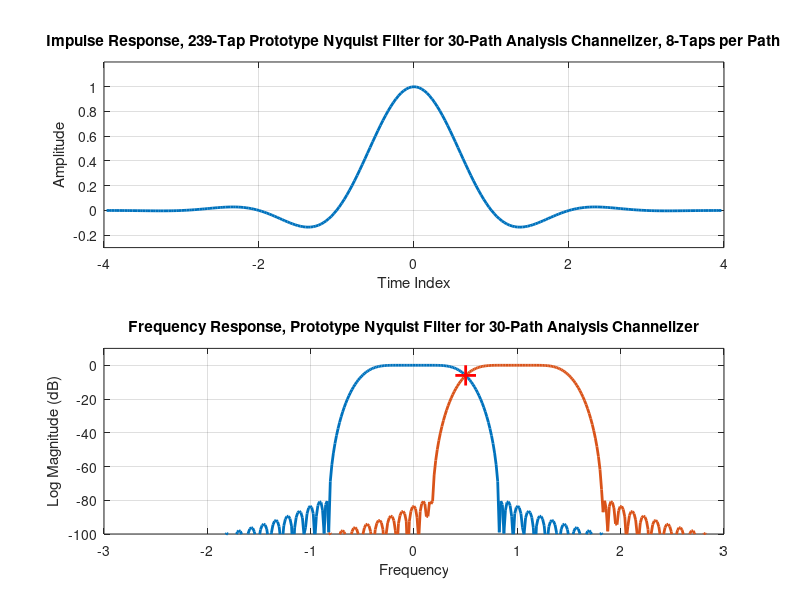
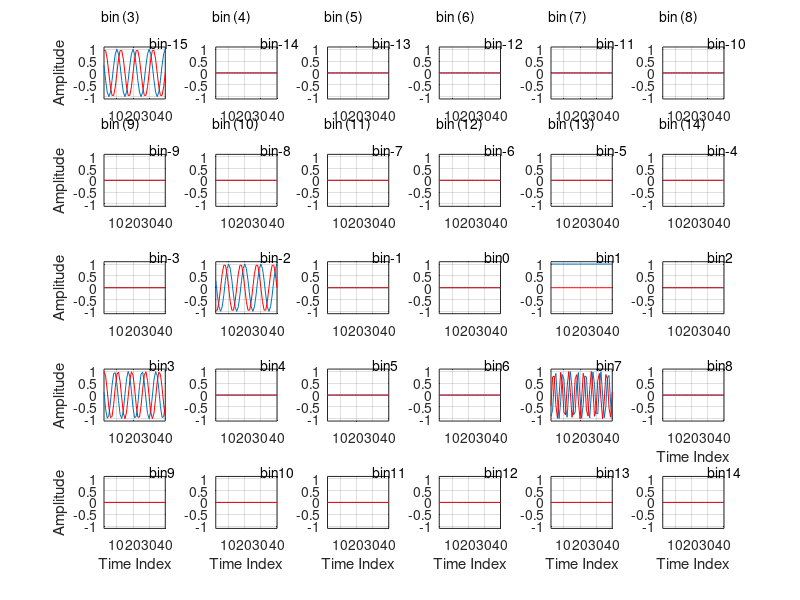
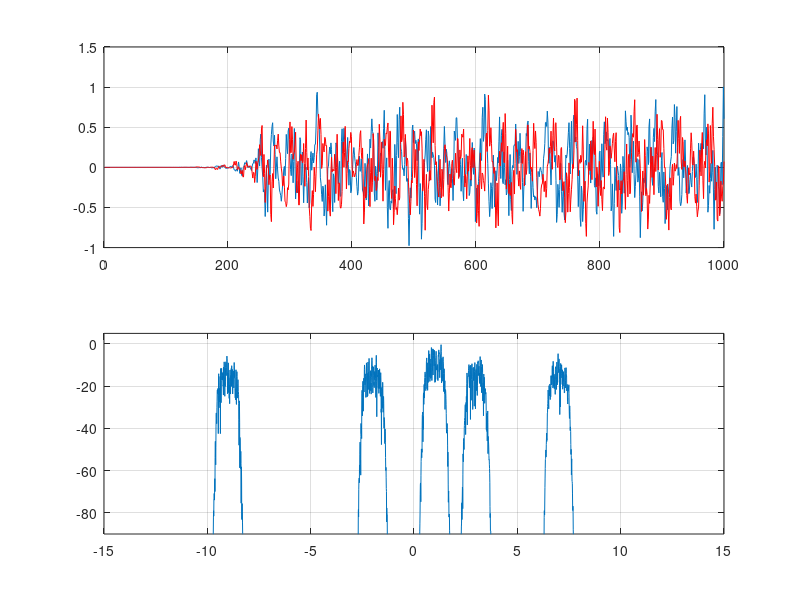

Write the MATLAB code that produced these figures, in order.
% channelizer demo 2

% 30 channel synthesis channelizer 1-to-30 up sample

h=sinc(-(4-1/30):1/30:(4-1/30)).*kaiser(239,8)';
hx=h.*exp(j*2*pi*(-119:119)*1/30);
figure(11)
subplot(2,1,1)
plot(-(4-1/30):1/30:(4-1/30),h,'linewidth',2)
grid on
axis([-4 4 -0.3 1.2])
title('Impulse Response, 239-Tap Prototype Nyquist Filter for 30-Path Analysis Channelizer, 8-Taps per Path')
xlabel('Time Index')
ylabel('Amplitude')

subplot(2,1,2)
plot((-0.5:1/2000:0.5-1/2000)*30,fftshift(20*log10(abs(fft(h/sum(h),2000)))),'linewidth',2)
hold on
plot((-0.5:1/2000:0.5-1/2000)*30,fftshift(20*log10(abs(fft(hx/sum(h),2000)))),'linewidth',2)
plot([+0.4 +0.6],[-1 -1]*6.02,'r','linewidth',2)
plot([0.5 0.5],[-12 -0],'r','linewidth',2)
hold off
grid on
axis([-3 3 -100 10])
title('Frequency Response, Prototype Nyquist Filter for 30-Path Analysis Channelizer')
xlabel('Frequency')
ylabel('Log Magnitude (dB)')




h2=reshape([h 0],30,8);
reg2=zeros(30,8);

m=1;  % input index offset
s=1;  % output index

v1=zeros(1,30)';
v2=zeros(1,30)';
v3=zeros(1,30)';
v4=zeros(30,600);

v4(1,:)=exp(+j*2*pi*(0:599)*0.1);
v4(14,:)=exp(-j*2*pi*(0:599)*0.1);
v4(17,:)=exp(+j*2*pi*(0:599)*0.0);
v4(19,:)=exp(+j*2*pi*(0:599)*0.117);
v4(23,:)=exp(-j*2*pi*(0:599)*0.213);



for n=1:length(v4)
    v3=v4(:,n);
    v2=30*ifft(fftshift(v3));
    reg2=[v2 reg2(:,1:7)];
    
    for k=1:30
        v1(k)=reg2(k,:)*h2(k,:)';
    end
    x2(m:m+29)=v1.';    
    m=m+30;
end

figure(12)
for k=1:30
    subplot(5,6,k)
    plot(0:40,real(v4(k,1:41)))
    hold on
    plot(0:40,imag(v4(k,1:41)),'r')
    hold off
    grid on
    axis([2 40 -1.1 1.1])
     if rem(k,6)==1
        ylabel('Amplitude')
    end
    if k>23
        xlabel('Time Index')
    end
    text(0.25,16,['bin (',num2str(k-16),')'])
    text(30,1.3,['bin',num2str(k-16)])
end

figure(13)
ww=kaiser(500,8)';
ww=10*ww/sum(ww);
w2=kaiser(5000,10)';
w2=w2/sum(w2);
subplot(6,1,1)
plot((-0.5:1/5000:0.5-1/5000)*30,fftshift(20*log10(abs(fft(x2(1:5000).*w2)))))
hold on
for k=1:30
    plot([-0.82 -0.5 -0.18 0.18 0.5 0.82]+(-16+k),[-80 -6 0 0 -6 -80],'--r','linewidth',2)
end
 plot([-0.82 -0.5 -0.18 0.18 0.5 0.82]+15,[-80 -6 0 0 -6 -80],'--r','linewidth',2)
hold off
grid on
axis([-15 15 -90 10]);
title('Input Spectrum')
xlabel('Frequency')
ylabel('Log Mag (dB)')

for k=1:30
    subplot(6,6,k+6)
    plot((-0.5:1/500:0.5-1/500)*2,fftshift(20*log10(abs(fft(v4(k,1:500).*ww)))))
    grid on
    axis([-1 1 -90 10])
    if rem(k,6)==1
        ylabel('Log Mag (dB)')
    end
    if k>23
        xlabel('Frequency')
    end
    text(0.25,16,['bin (',num2str(k-16),')'])
end

%%%%%%%%%%%%%%%%%%%%%%%%%%%%%%%%%%%%%%%%%%%%%%%

%%%%%%%%%%%%%%%% repeat channelizer but now with signals with bandwidth
% narrow band signals with BW = 1/2 sampled at 30 

g1=sinc(-5:1/2:5).*kaiser(21,8)'; %Shaping filter, 2-samples per symbol
g1=[g1 0];
xx1=zeros(5,1200);
frq=[-6 -2 1 3 7];

for k=1:5
    xx0=(floor(2*rand(1,600))-0.5)/0.5+j*(floor(2*rand(1,600))-0.5)/0.5;
    reg_a=zeros(1,11);
    m=0;
    for n=1:600
       reg_a=[xx0(n) reg_a(1:10)];
        for nn=1:2
           xx4(k,m+nn)=reg_a*g1(nn:2:22)';
        end     
        m=m+2;
    end
end

h2=reshape([h 0],30,8);
reg2=zeros(30,16);

m=1;  % output index

v1=zeros(1,15)';
v2=zeros(1,30)';
v3=zeros(1,30)';
v4=zeros(30,1200);

v4(7,:)=xx4(1,:);
v4(14,:)=xx4(2,:);
v4(17,:)=2*xx4(3,:);
v4(19,:)=xx4(4,:);
v4(23,:)=xx4(5,:);

flg=0;
for n=1:length(v4)
    v3=v4(:,n);
    v2=2*ifft(fftshift(v3));
    if flg==0;
        flg=1;
    else
        flg=0;
        v2=[v2(16:30);v2(1:15)];
    end
    reg2=[v2 reg2(:,1:15)];
    
    for k=1:15
        tp=reg2(k,1:2:16)*h2(k,:)';
        bt=reg2(k+15,2:2:16)*h2(k+15,:)';
        v1(k)=bt+tp;
    end
    x2(m:m+14)=v1.';    
    m=m+15;
end

figure(13)
subplot(2,1,1)
plot(real(x2(1:1000)))
hold on
plot(imag(x2(1:1000)),'r')
hold off
grid on

ww=kaiser(4096,10)';
ww=10*ww/sum(ww);
subplot(2,1,2)
plot((-0.5:1/4096:0.5-1/4096)*30,fftshift(20*log10(abs(fft(x2(501:4596).*ww)))))
grid on
axis([-15 15 -90 5])